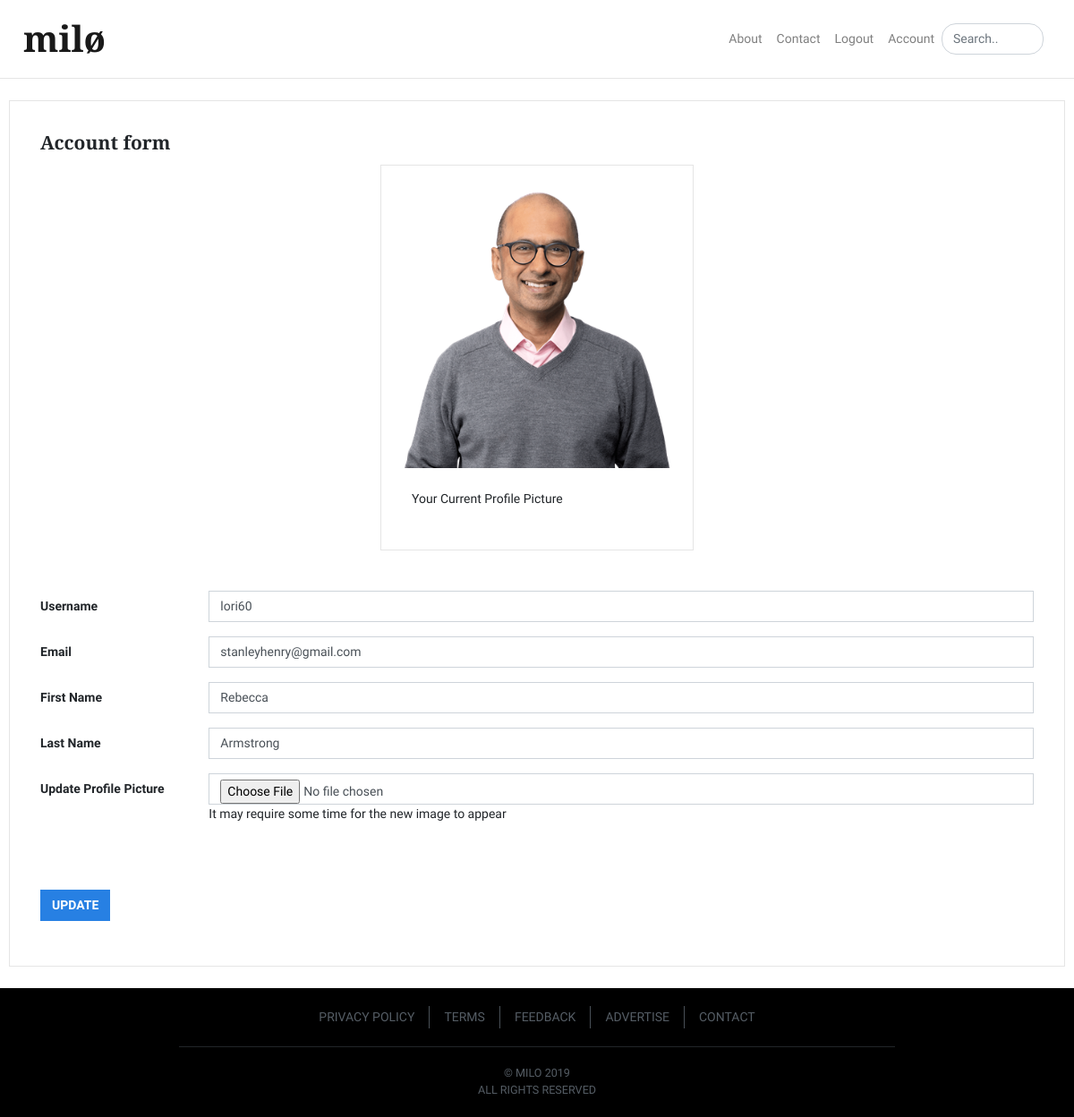
Page /account (signed in) on the earlier database version.
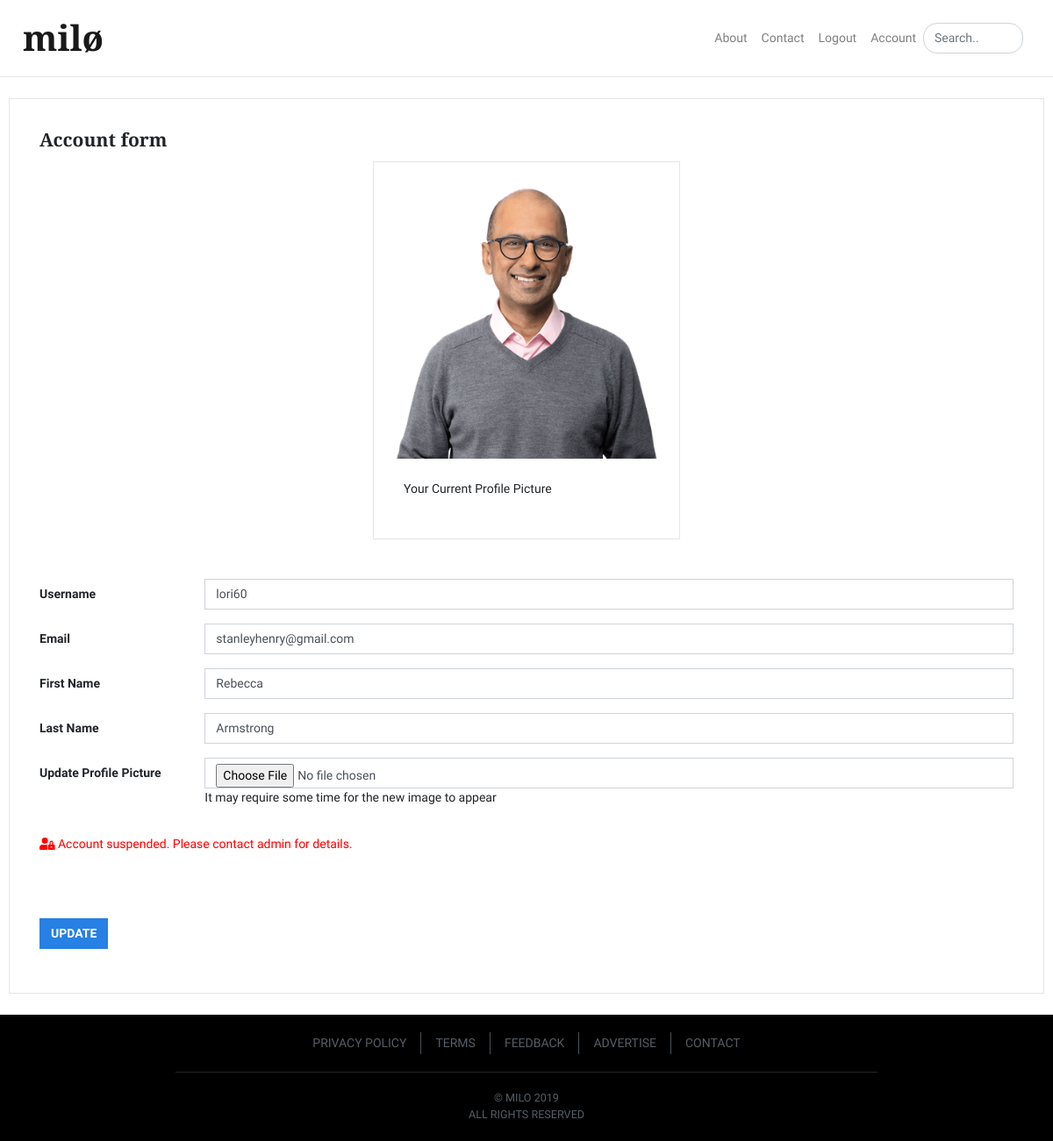
Same page on the later database version.
### miloblog/users/views.py (the view)
@users.route('/account', methods=['GET', 'POST'])
@login_required
def account():
    form = UpdateUserForm()
    if form.validate_on_submit():
        if form.picture.data:
            username = current_user.username
            pic = add_profile_pic(form.picture.data, username)
            current_user.profile_image = pic
        current_user.username = form.username.data
        current_user.email = form.email.data
        current_user.first_name = form.first_name.data
        current_user.last_name = form.last_name.data
        db.session.commit()
        return redirect(url_for('users.account'))
    elif request.method == 'GET':
        form.username.data = current_user.username
        form.email.data = current_user.email
        form.first_name.data = current_user.first_name
        form.last_name.data = current_user.last_name
    profile_image = url_for('static', filename='profile_pics/' + current_user.profile_image)
    return render_template('users/account.html', profile_image=profile_image, form=form)

### miloblog/users/forms.py (shortened to what this page needs)
class UpdateUserForm(FlaskForm):
    email = StringField('Email', validators=[DataRequired(), Email()])
    username = StringField('Username', validators=[DataRequired()])
    first_name = StringField('First Name')
    last_name = StringField('Last Name')
    picture = FileField('Update Profile Picture', validators=[FileAllowed(['jpg', 'png'])])
    submit = SubmitField('Update')

### miloblog/models.py (called while the page is built)
@login_manager.user_loader
def load_user(user):
    return User.query.get(user)

### miloblog/users/views.py (called while the page is built)
@users.app_template_filter()
def is_subscribed(user):
    if user.is_authenticated:
        return NewsletterSubscription.query.filter_by(email=user.email).first()
    return False

### miloblog/templates/users/account.html (shortened to what this page needs)
{% extends 'base.html' %}
{% block main %}
    <main class="main pt-4">
        <div class="container">
            <article class="card card-outline mb-4">
                <div class="card-body">
                    <header>
                        <h4 class="card-title">Account form</h4>
                    </header>
                    <div class="col-lg-4 col-sm-6 col-xs-12" style="margin: 0 auto;">
                      <article class="card card-outline mb-4">
                        <img class="card-img-top" src="{{ url_for('static', filename='profile_pics/' + current_user.profile_image) }}" alt="Problem loading image">
                        <div class="card-body">
                            <p class="card-title">Your Current Profile Picture</p>
                        </div>
                      </article>
                    </div>
                    <br>
                    <form method="POST" action="" enctype="multipart/form-data">
                        <div class="form-group row">
                            {{ form.username.label(for="inputUsername", class="col-sm-2 col-form-label") }}
                            <div class="col-sm-10">
                                {{ form.username(type="text", class="form-control", id="inputUsername", placeholder="Username") }}
                            </div>
                        </div>
                        <div class="form-group row">
                            {{ form.email.label(for="inputEmail", class="col-sm-2 col-form-label") }}
                            <div class="col-sm-10">
                                {{ form.email(type="email", class="form-control", id="inputEmail", placeholder="Email") }}
                            </div>
                        </div>
                        <div class="form-group row">
                            {{ form.first_name.label(for="inputFirstName", class="col-sm-2 col-form-label") }}
                            <div class="col-sm-10">
                                {{ form.first_name(type="text", class="form-control", id="inputFirstName", placeholder="First name") }}
                            </div>
                        </div>
                        <div class="form-group row">
                            {{ form.last_name.label(for="inputLastName", class="col-sm-2 col-form-label") }}
                            <div class="col-sm-10">
                                {{ form.last_name(type="text", class="form-control", id="inputLastName", placeholder="Last Name") }}
                            </div>
                        </div>
                        <div class="form-group row">
                            {{ form.picture.label(for="inputImage", class="col-sm-2 col-form-label") }}
                            <div class="col-sm-10">
                                {{ form.picture(class="form-control", id="inputImage") }}
                                <p>It may require some time for the new image to appear</p>
                            </div>
                        </div>
                        {% if current_user.status.value == 'banned' %}
                            <div class="form-group row">
                                <div class="col-sm-10">
                                        <p style="color: red;"><span class="fa fa-user-lock"></span> Account suspended. Please
                                            <a href="{{ url_for('core.contact') }}">contact</a> admin for details.</p>
                                </div>
                            </div>
                        {% endif %}
                        <br>
                        <br>
                        <div class="form-group row">
                            <div class="col-sm-10">
                                {{ form.submit(type="submit", class="btn btn-primary") }}
                            </div>
                        </div>
                    </form>
                </div>
            </article>
        </div>
    </main>
{% endblock %}

Differences in the rows shown:
changed User "lori60": status "active" → "banned" (drawn)
Other differences:
text now shown: "Account suspended. Please contact admin for details."
